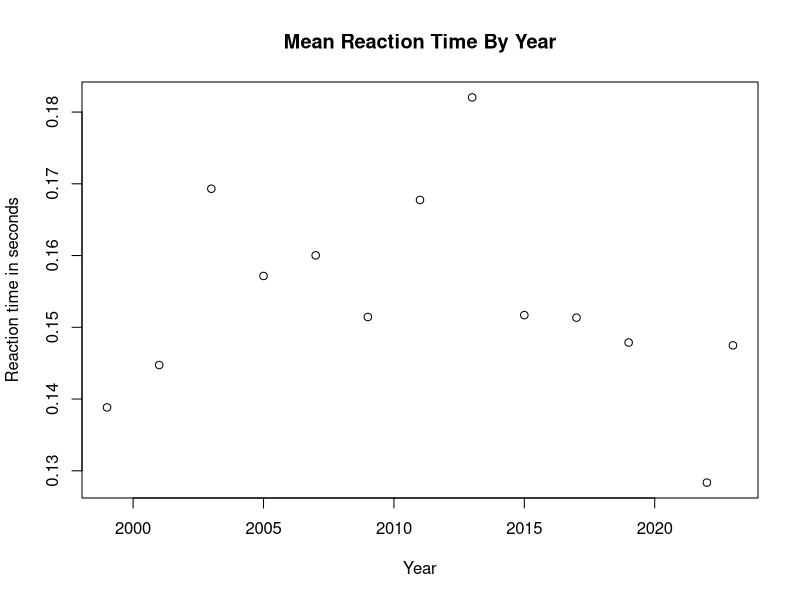
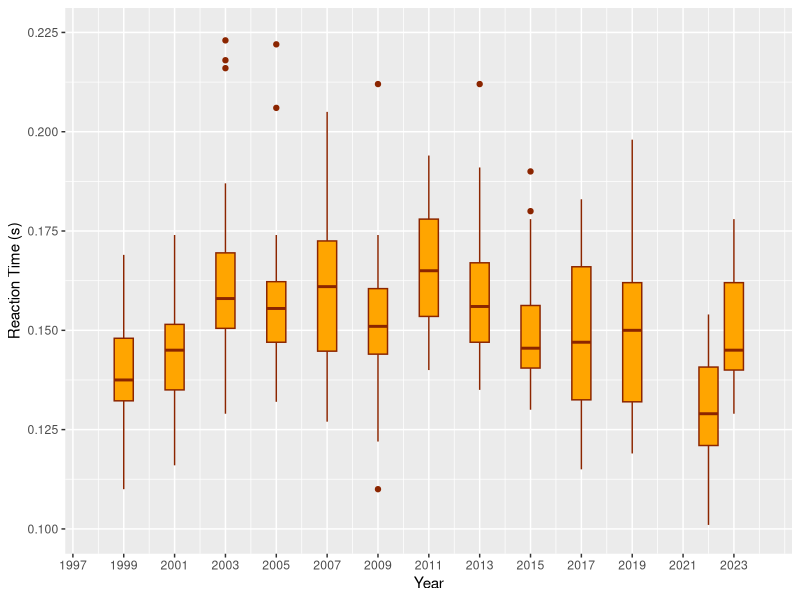

The R source for these figures, in order:
## ---- chunk 1
new <- read.csv("../Data/Thesis2023.csv")
colnames(new) <- c("Year", "Type", "Time", "RxnTime", "Gender", "Batch")

men_pooled <- subset(new, (Type == "F" | Type == "S") & Gender == "M" & (Time != 'DQ' | Time != 'DNF'))
## ---- chunk 2
plot(aggregate(men_pooled$RxnTime, list(men_pooled$Year), FUN = mean), xlab = "Year", ylab = "Reaction time in seconds", main = "Mean Reaction Time By Year")
## ---- chunk 3
library(ggplot2)
ggplot(men_pooled, aes(x = Year, y = RxnTime, group = Year)) +
  geom_boxplot(fill = "orange1", color = "orangered4") +
  labs(x = "Year", y = "Reaction Time (s)") +
       scale_y_continuous(limits = c(0.1, 0.225),
                            breaks = seq(0.1, 0.225, 0.025)) +
  expand_limits(y = 0.1) + scale_x_continuous(limits = c(1998,2024),
                                              breaks = seq(1997, 2024, 2))
